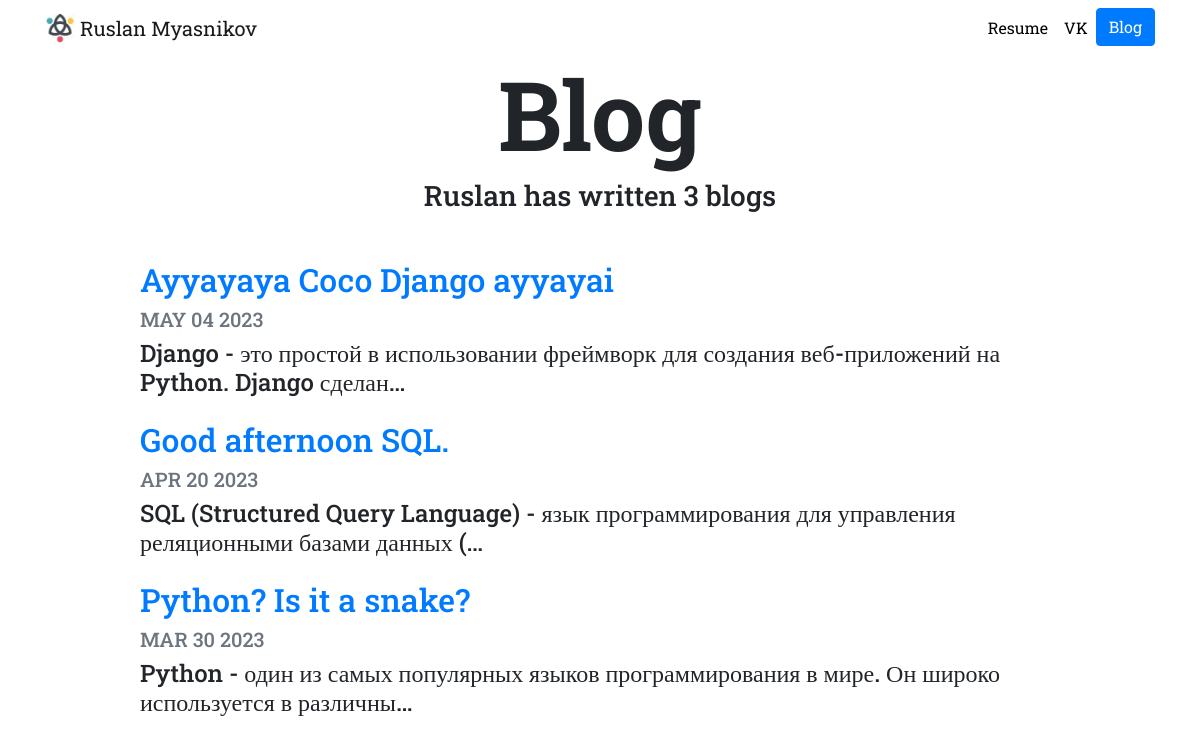
Screenshot of /blog/ with the database file from the repository.
### blog/models.py (models this page shows, shortened)
class Blog(models.Model):
    title = models.CharField(max_length=200)
    description = models.TextField()
    date = models.DateField()

### blog/views.py (the view)
# urls.py: path('', views.all_blogs, name='all_blogs'),
def all_blogs(request):
    blog = Blog.objects.order_by('-date')
    return render(request, 'blog/all_blogs.html', {'blogs': blog})

### blog/templates/blog/all_blogs.html
{% extends "portfolio/base.html" %}
{% load static %}
{% block content %}
<h1 id="blogtitle" class="font-weight-bold text-center">Blog</h1>
<h3 class="text-center mb-5">Ruslan has written {{ blogs.count }} blog{{ blogs.count|pluralize }}</h3>
{% for blog in blogs %}
<div class="row justify-content-center my-3">
  <div class="col-md-10">
    <a href="{% url 'blog:detail' blog.id %}">
      <h2>{{ blog.title }}</h2>
    </a>
    <h5 class="text-muted">{{ blog.date|date:'M d Y'|upper }}</h5>
    <h4>{{ blog.description|striptags|truncatechars:100 }}</h4>
  </div>
</div>
{% endfor %}
{% endblock %}

### portfolio/static/portfolio/custom.css (style rules this page uses)
body { font-family: 'Roboto Slab', serif; }
#blogtitle { font-size: 6rem; }

### rows the page displays
Blog: title "Ayyayaya Coco Django ayyayai", date "MAY 04 2023", description "Django - это простой в использовании фреймворк для создания веб-приложений на Python. Django сделан…"
Blog: title "Good afternoon SQL.", date "APR 20 2023", description "SQL (Structured Query Language) - язык программирования для управления реляционными базами данных (…"
Blog: title "Python? Is it a snake?", date "MAR 30 2023", description "Python - один из самых популярных языков программирования в мире. Он широко используется в различны…"

### other values shown
{{ blogs.count }} "3"
